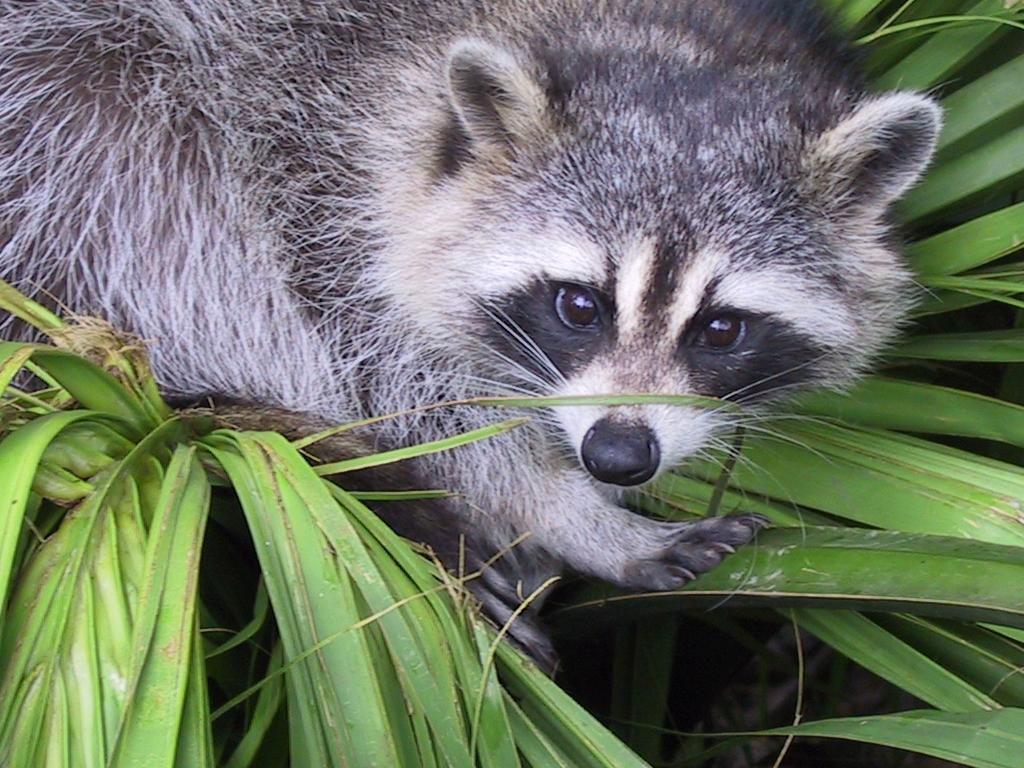
#> input picture python-1-Array/ex04/animal.jpeg, 1024 x 768 px
$ python rotate.py
#> lines starting #> are read from the running program, lines starting #| are printed output that depends on the picture
### python-1-Array/ex02/load_image.py
import numpy as np
from PIL import Image


def ft_load(path: str):
#> called with path = 'animal.jpeg'
    image = Image.open(path)
#> image is the input picture: PIL image 1024x768 RGB; mean R, G, B 110.7, 117.7, 102.1
    image = image.convert("RGB")
    print(f"The shape of image is: {np.array(image).shape}")
#| The shape of image is: (768, 1024, 3)
    return  np.array(image)

### python-1-Array/ex04/rotate.py
from PIL import Image
from load_image import ft_load
import matplotlib.pyplot as plt
import os

def main():
    print(ft_load("animal.jpeg"))
    with Image.open("animal.jpeg") as im:
        cuted = im.crop((im.width / 4 , im.height / 4 , 4 * im.width /  4  , 4 * im.height/ 4))
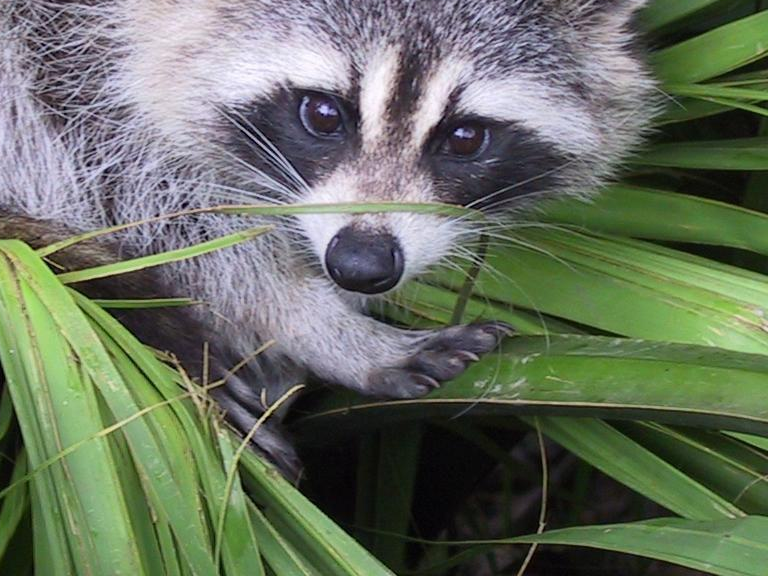
#> cuted: PIL image 768x576 RGB; mean R, G, B 103.8, 113.1, 96.3
        cuted = cuted.rotate(90).convert("L")
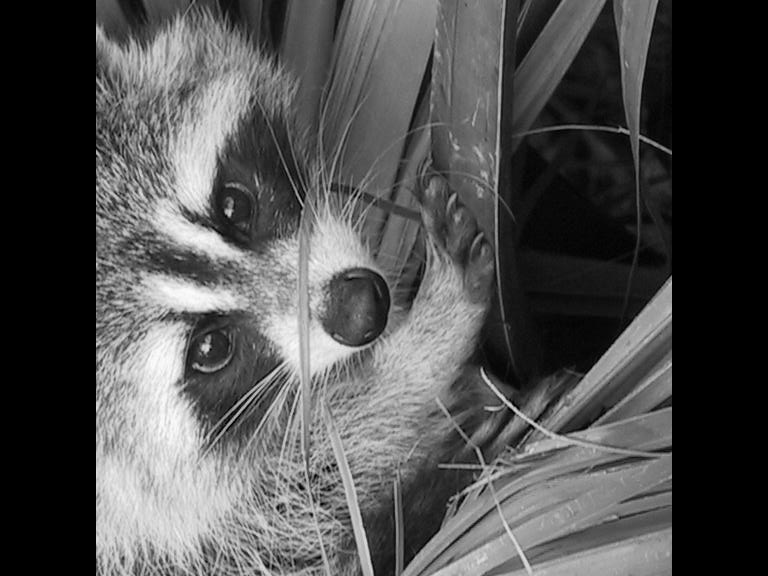
#> cuted: PIL image 768x576 L; min 0, max 253, mean 80.2
        plt.imshow(cuted, cmap="gray")
        plt.show()


if __name__ == "__main__":
    main()
